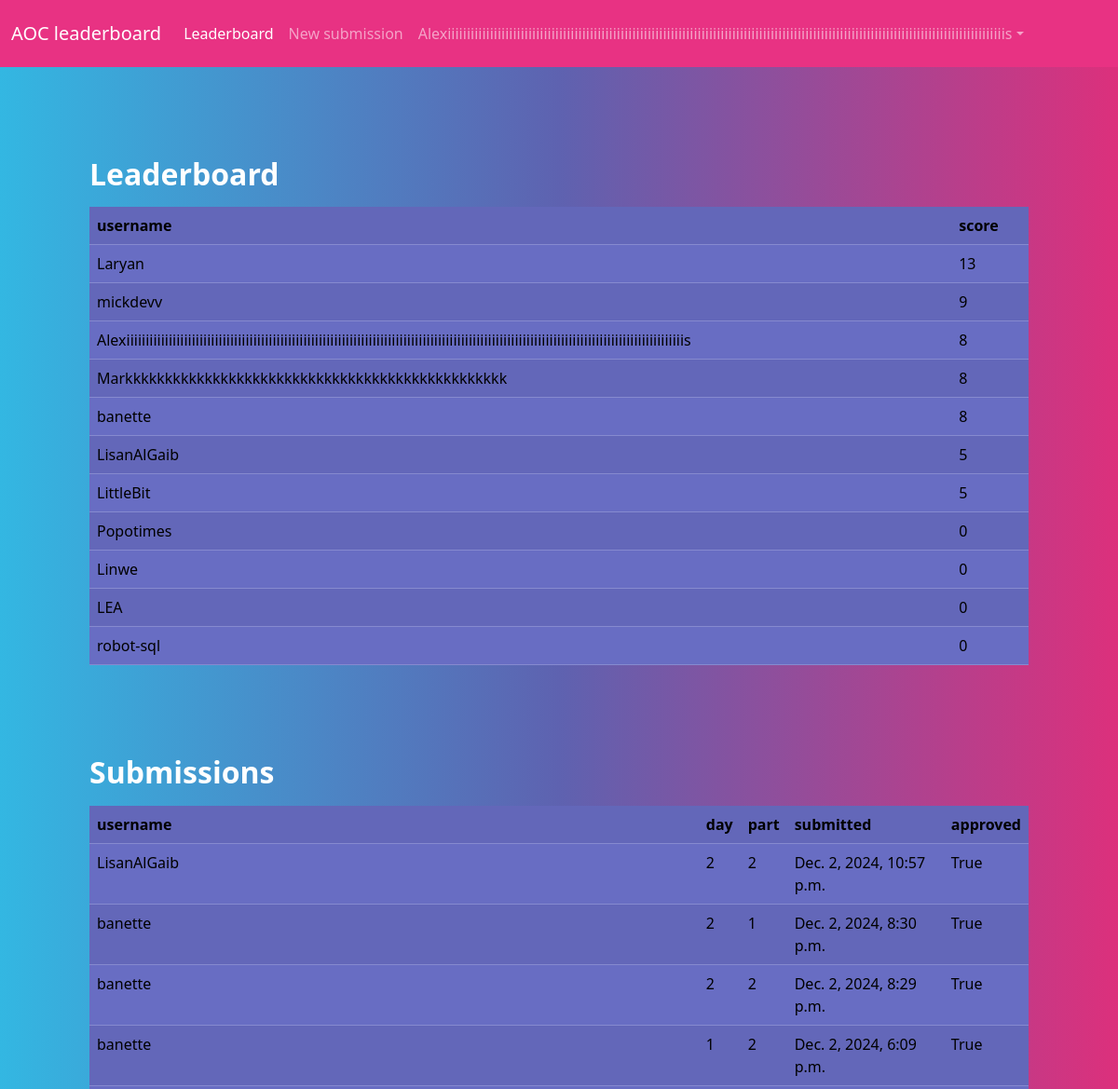
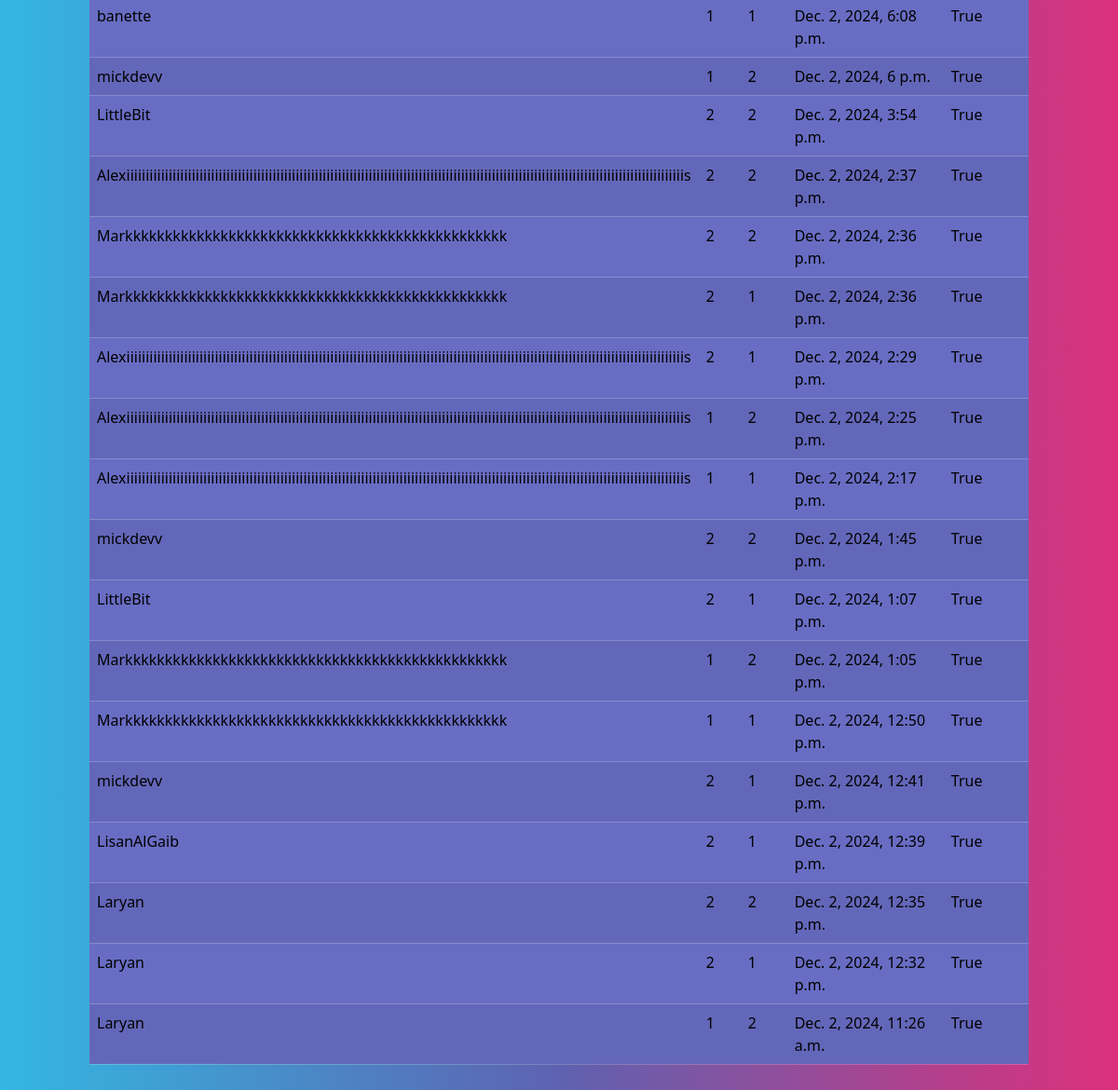
/ (signed in), run on the app's committed database (2 pictures, top to bottom).
### main/models.py (models this page shows, shortened)
class UserProfile(models.Model):
    user = models.OneToOneField(User, on_delete=models.CASCADE, related_name='profile')
    score = models.IntegerField(default=0)

class Submission(models.Model):
    DAY_CHOICES = [(i, f"Day {i}") for i in range(1, 26)]  # Dropdown for days 1 to 25
    PART_CHOICES = [(1, "Part 1"), (2, "Part 2")]  # Dropdown for parts
    createdAt = models.DateTimeField(auto_now_add=True)
    approved = models.BooleanField(default=False)
    user = models.ForeignKey(User, on_delete=models.CASCADE)
    image = models.ImageField(upload_to ='uploads/')
    day = models.IntegerField(choices=DAY_CHOICES)
    part = models.IntegerField(choices=PART_CHOICES)
    code = models.FileField(upload_to='uploads/text_files/')

### main/views.py (the view)
# urls.py: path('', views.leaderboard, name='home'),
@login_required(login_url='/login')
def leaderboard(request):
    users, submissions = calculateScores()
    return render(request, 'leaderboard.html', {'submissions': submissions, 'users': users})

### main/templates/leaderboard.html
{% extends 'base.html' %}
{% block content %}
<h2>Leaderboard</h2>
<table class="table table-striped mb-5 p-0">
    <tr>
        <th>username</th>
        <th>score</th>
    </tr>
    {% for user in users %}
    <tr>
        <td>{{ user.username }}</td>
        <td>{{ user.profile.score }}</td>
    </tr>
    {% endfor %}
</table>
<h2>Submissions</h2>
<table class="table table-striped mb-5 p-0">
    <tr>
        <th>username</th>
        <th>day</th>
        <th>part</th>
        <th>submitted</th>
        <th>approved</th>
    </tr>
    {% for sub in submissions %}
    <tr>
        <td>{{ sub.user.username }}</td>
        <td>{{ sub.day }}</td>
        <td>{{ sub.part }}</td>
        <td>{{ sub.createdAt }}</td>
        <td>{{ sub.approved }}</td>
    </tr>
    {% endfor %}
</table>
{% endblock %}

### main/templates/base.html (shortened to what this page needs)
<!DOCTYPE html>
<html lang="en">
<head>
    {% load static %}
    {% load bootstrap5 %}
    {% bootstrap_css %}
    <link rel="stylesheet" href="{% static 'quartz.css' %}">
</head>
<body>
    {% with request.resolver_match.url_name as url_name %}
    <nav class="navbar sticky-top navbar-expand-lg navbar-dark bg-primary">
        <div class="container-fluid">
            <a class="navbar-brand" href="{% url 'home' %}">AOC leaderboard</a>
            <div class="collapse navbar-collapse" id="navbarSupportedContent">
                <ul class="navbar-nav me-auto mb-2 mb-lg-0">
                    {% if user.is_authenticated %}
                    <li class="nav-item">
                        <a class="nav-link {% if url_name == 'home' %}active{% endif %}"
                            href="{% url 'home' %}">Leaderboard</a>
                    </li>
                    <li class="nav-item">
                        <a class="nav-link {% if url_name == 'submission' %}active{% endif %}"
                            href="{% url 'submission' %}">New submission</a>
                    </li>
                    <li class="nav-item dropdown">
                        <a class="nav-link dropdown-toggle" data-bs-toggle="dropdown" href="" role="button"
                            aria-haspopup="true" aria-expanded="true">{{ user.username }}</a>
                    </li>
                    {% endif %}
                </ul>
            </div>
        </div>
    </nav>
    {% endwith %}
    <div class="m-5 justify-content-center content">
        {% block content %}
        {% endblock content %}
    </div>
</body>
</html>

### data on the page
Submission: user.username "LisanAlGaib", day "2", part "2", createdAt "Dec. 2, 2024, 10:57 p.m.", approved "True"
Submission: user.username "banette", day "2", part "1", createdAt "Dec. 2, 2024, 8:30 p.m.", approved "True"
Submission: user.username "banette", day "2", part "2", createdAt "Dec. 2, 2024, 8:29 p.m.", approved "True"
Submission: user.username "banette", day "1", part "2", createdAt "Dec. 2, 2024, 6:09 p.m.", approved "True"
Submission: user.username "banette", day "1", part "1", createdAt "Dec. 2, 2024, 6:08 p.m.", approved "True"
Submission: user.username "mickdevv", day "1", part "2", createdAt "Dec. 2, 2024, 6 p.m.", approved "True"
Submission: user.username "LittleBit", day "2", part "2", createdAt "Dec. 2, 2024, 3:54 p.m.", approved "True"
Submission: user.username "Alexiiiiiiiiiiiiiiiiiiiiiiiiiiiiiiiiiiiiiiiiiiiiiiiiiiiiiiiiiiiiiiiiiiiiiiiiiiiiiiiiiiiiiiiiiiiiiiiiiiiiiiiiiiiiiiiiiiiiiiiiiiiiiiiiiiiiiiiiiiiiiiiiis", day "2", part "2", createdAt "Dec. 2, 2024, 2:37 p.m.", approved "True"
Submission: user.username "Markkkkkkkkkkkkkkkkkkkkkkkkkkkkkkkkkkkkkkkkkkkkkkkk", day "2", part "2", createdAt "Dec. 2, 2024, 2:36 p.m.", approved "True"
Submission: user.username "Markkkkkkkkkkkkkkkkkkkkkkkkkkkkkkkkkkkkkkkkkkkkkkkk", day "2", part "1", createdAt "Dec. 2, 2024, 2:36 p.m.", approved "True"
Submission: user.username "Alexiiiiiiiiiiiiiiiiiiiiiiiiiiiiiiiiiiiiiiiiiiiiiiiiiiiiiiiiiiiiiiiiiiiiiiiiiiiiiiiiiiiiiiiiiiiiiiiiiiiiiiiiiiiiiiiiiiiiiiiiiiiiiiiiiiiiiiiiiiiiiiiiis", day "2", part "1", createdAt "Dec. 2, 2024, 2:29 p.m.", approved "True"
Submission: user.username "Alexiiiiiiiiiiiiiiiiiiiiiiiiiiiiiiiiiiiiiiiiiiiiiiiiiiiiiiiiiiiiiiiiiiiiiiiiiiiiiiiiiiiiiiiiiiiiiiiiiiiiiiiiiiiiiiiiiiiiiiiiiiiiiiiiiiiiiiiiiiiiiiiiis", day "1", part "2", createdAt "Dec. 2, 2024, 2:25 p.m.", approved "True"
Submission: user.username "Alexiiiiiiiiiiiiiiiiiiiiiiiiiiiiiiiiiiiiiiiiiiiiiiiiiiiiiiiiiiiiiiiiiiiiiiiiiiiiiiiiiiiiiiiiiiiiiiiiiiiiiiiiiiiiiiiiiiiiiiiiiiiiiiiiiiiiiiiiiiiiiiiiis", day "1", part "1", createdAt "Dec. 2, 2024, 2:17 p.m.", approved "True"
Submission: user.username "mickdevv", day "2", part "2", createdAt "Dec. 2, 2024, 1:45 p.m.", approved "True"
Submission: user.username "LittleBit", day "2", part "1", createdAt "Dec. 2, 2024, 1:07 p.m.", approved "True"
Submission: user.username "Markkkkkkkkkkkkkkkkkkkkkkkkkkkkkkkkkkkkkkkkkkkkkkkk", day "1", part "2", createdAt "Dec. 2, 2024, 1:05 p.m.", approved "True"
Submission: user.username "Markkkkkkkkkkkkkkkkkkkkkkkkkkkkkkkkkkkkkkkkkkkkkkkk", day "1", part "1", createdAt "Dec. 2, 2024, 12:50 p.m.", approved "True"
Submission: user.username "mickdevv", day "2", part "1", createdAt "Dec. 2, 2024, 12:41 p.m.", approved "True"
Submission: user.username "LisanAlGaib", day "2", part "1", createdAt "Dec. 2, 2024, 12:39 p.m.", approved "True"
Submission: user.username "Laryan", day "2", part "2", createdAt "Dec. 2, 2024, 12:35 p.m.", approved "True"
Submission: user.username "Laryan", day "2", part "1", createdAt "Dec. 2, 2024, 12:32 p.m.", approved "True"
Submission: user.username "Laryan", day "1", part "2", createdAt "Dec. 2, 2024, 11:26 a.m.", approved "True"

### other printed values
{{ user.username }} "Alexiiiiiiiiiiiiiiiiiiiiiiiiiiiiiiiiiiiiiiiiiiiiiiiiiiiiiiiiiiiiiiiiiiiiiiiiiiiiiiiiiiiiiiiiiiiiiiiiiiiiiiiiiiiiiiiiiiiiiiiiiiiiiiiiiiiiiiiiiiiiiiiiis"
{{ user.username }} "Laryan"
{{ user.profile.score }} "13"
{{ user.username }} "mickdevv"
{{ user.profile.score }} "9"
{{ user.profile.score }} "8"
{{ user.username }} "Markkkkkkkkkkkkkkkkkkkkkkkkkkkkkkkkkkkkkkkkkkkkkkkk"
{{ user.username }} "banette"
{{ user.username }} "LisanAlGaib"
{{ user.profile.score }} "5"
{{ user.username }} "LittleBit"
{{ user.username }} "Popotimes"
{{ user.profile.score }} "0"
{{ user.username }} "Linwe"
{{ user.username }} "LEA"
